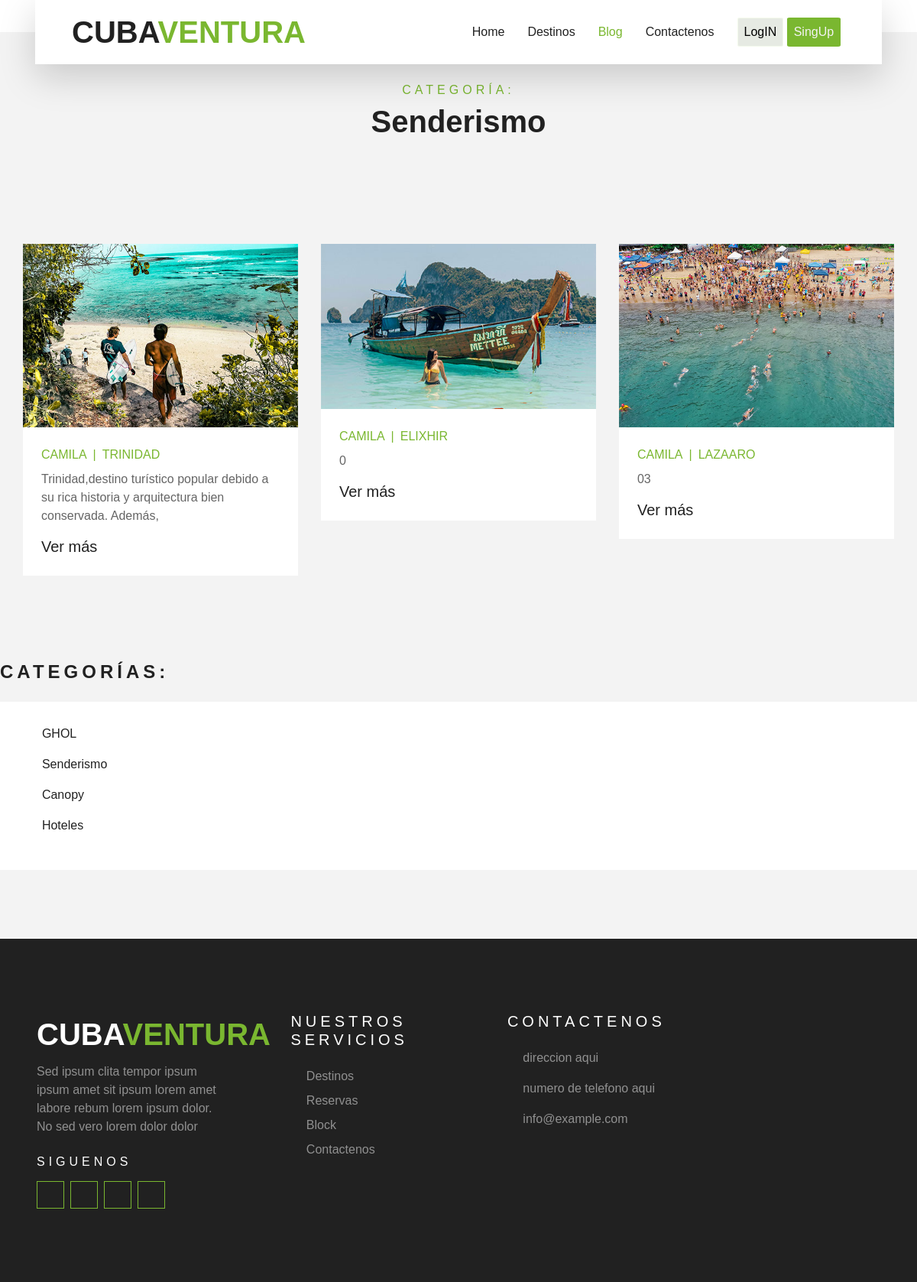
Page /categoria/4/ on the committed database.
### Blog/models.py (models this page shows, shortened)
class Categoria (models.Model):
    nombre= models.CharField(max_length=50)
    created=models.DateTimeField(auto_now_add=True)
    updated= models.DateTimeField(auto_now_add=True)

class Blog(models.Model):
    nombre = models.CharField(max_length=50)
    descripcion = models.TextField(max_length=10000)
    image = models.ImageField(upload_to='blogs')
    autor=models.CharField(max_length=50)
    created=models.DateTimeField(auto_now_add=True)
    updated= models.DateTimeField(auto_now_add=True)
    info=models.CharField(max_length=100, default=0)
    categoria=models.ManyToManyField(Categoria)

### Blog/views.py (the view)
# urls.py: path("categoria/<int:categoria_id>/",categoria, name='categoria' ),
def categoria(request,categoria_id):
    categoria=Categoria.objects.get(id=categoria_id)
    blog= Blog.objects.filter(categoria=categoria)
    cat= Categoria.objects.all()
    return render (request, 'Blog/categorias.html',{'categoria':categoria, 'blog':blog, 'cat':cat} )

### Blog/templates/blog/categorias.html
{% extends 'blog/base.html' %}
{% block blog %}active{% endblock  %}
{% block contenido %}
{% load static %}
<br>
<div class="text-center mb-3 pb-3">
    <h6 class="text-primary text-uppercase" style="letter-spacing: 5px;">Categoría:</h6>
    <h1>{{categoria.nombre}}</h1>
</div>
<div class="container-fluid py-5">
    <div class="container py-5">
        <div class="row">
                <div class="row pb-3">
                    {% for b in blog  %}
                    <div class="col-md-4">
                        <div class="blog-item">
                            <div class="position-relative">
                                <img class="img-fluid w-100" src="{{b.image.url}}" alt="">
                            </div>
                            <div class="bg-white p-4">
                                <div class="d-flex mb-2">
                                    <a class="text-primary text-uppercase text-decoration-none" href="{% url 'gestionarC' b.id %}">{{b.autor}}</a>
                                    <span class="text-primary px-2">|</span>
                                    <a class="text-primary text-uppercase text-decoration-none" href="{% url 'gestionarC' b.id %}">{{b.nombre}}</a>
                                </div>
                                <p>{{b.info}}</p>
                                <a class="h5 m-0 text-decoration-none" href="{% url 'gestionarC' b.id %}">Ver más</a>
                            </div>
                        </div>
                    </div>
                    {% endfor %}
                </div>
        </div>
    </div>
</div>
                    <div class="mb-5">
                        <h4 class="text-uppercase mb-4" style="letter-spacing: 5px;">Categorías:</h4>
                        <div class="bg-white" style="padding: 30px;">
                            <ul class="list-inline m-0">
                                {%for categoria in cat  %}
                                <li class="mb-3 d-flex justify-content-between align-items-center">
                                    <a class="text-dark" href="{% url 'categoria' categoria.id %}"><i class="fa fa-angle-right text-primary mr-2"></i> {{categoria.nombre}}</a>
                                </li>
                                    {%endfor%}
                             </ul>
                        </div>
                     </div>
{% endblock  %}

### rows in the picture
Categoria: nombre "Senderismo"
Blog: image (picture), autor "CAMILA", nombre "TRINIDAD", info "Trinidad,destino turístico popular debido a su rica historia y arquitectura bien conservada. Además,"
Blog: image (picture), autor "CAMILA", nombre "ELIXHIR", info "0"
Blog: image (picture), autor "CAMILA", nombre "LAZAARO", info "03"
Categoria: nombre "GHOL"
Categoria: nombre "Canopy"
Categoria: nombre "Hoteles"
